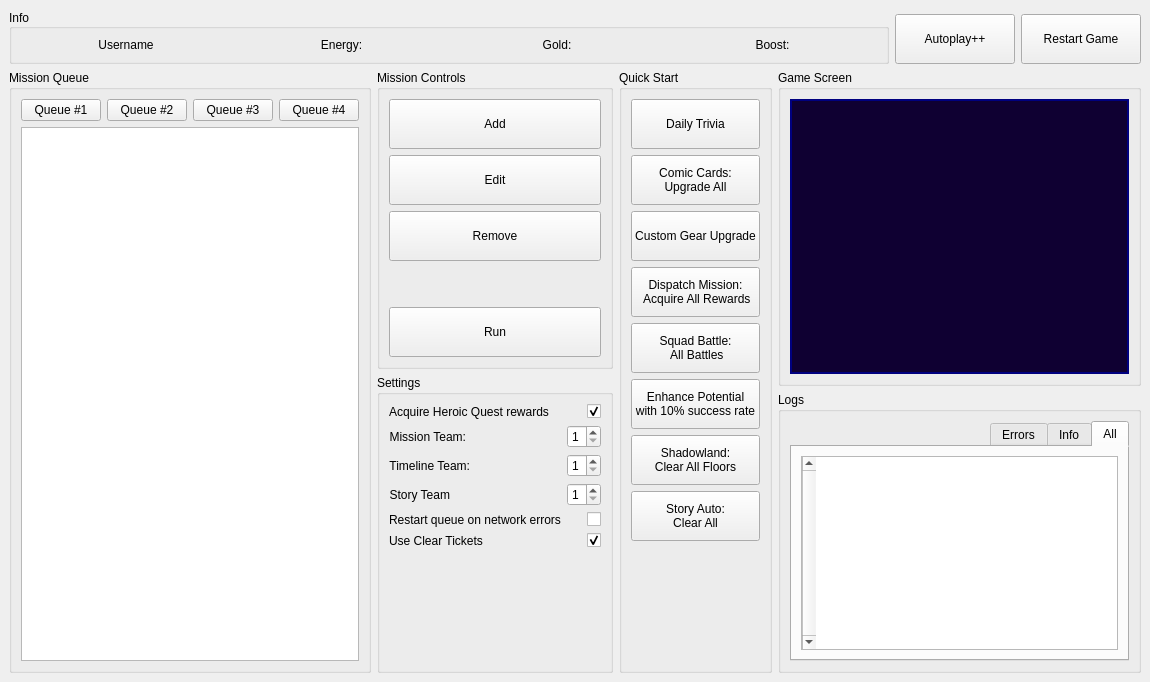
<?xml version="1.0" encoding="UTF-8"?>
<ui version="4.0">
 <class>MainWindow</class>
 <widget class="QMainWindow" name="MainWindow">
  <property name="geometry">
   <rect>
    <x>0</x>
    <y>0</y>
    <width>1150</width>
    <height>682</height>
   </rect>
  </property>
  <property name="sizePolicy">
   <sizepolicy hsizetype="Fixed" vsizetype="Fixed">
    <horstretch>0</horstretch>
    <verstretch>0</verstretch>
   </sizepolicy>
  </property>
  <property name="windowTitle">
   <string>MFF Auto</string>
  </property>
  <widget class="QWidget" name="centralwidget">
   <property name="sizePolicy">
    <sizepolicy hsizetype="Fixed" vsizetype="Fixed">
     <horstretch>0</horstretch>
     <verstretch>0</verstretch>
    </sizepolicy>
   </property>
   <layout class="QVBoxLayout" name="verticalLayout_6" stretch="0,1">
    <item>
     <layout class="QHBoxLayout" name="horizontalLayout_3" stretch="1,0">
      <item>
       <widget class="QGroupBox" name="info_group">
        <property name="title">
         <string>Info</string>
        </property>
        <property name="alignment">
         <set>Qt::AlignLeading|Qt::AlignLeft|Qt::AlignVCenter</set>
        </property>
        <layout class="QHBoxLayout" name="horizontalLayout_4">
         <item>
          <layout class="QHBoxLayout" name="horizontalLayout">
           <item>
            <widget class="QLabel" name="label_username">
             <property name="text">
              <string>Username</string>
             </property>
             <property name="alignment">
              <set>Qt::AlignCenter</set>
             </property>
             <property name="wordWrap">
              <bool>true</bool>
             </property>
            </widget>
           </item>
           <item>
            <widget class="QLabel" name="label_energy">
             <property name="text">
              <string>Energy:</string>
             </property>
             <property name="alignment">
              <set>Qt::AlignCenter</set>
             </property>
             <property name="wordWrap">
              <bool>true</bool>
             </property>
            </widget>
           </item>
           <item>
            <widget class="QLabel" name="label_gold">
             <property name="text">
              <string>Gold:</string>
             </property>
             <property name="alignment">
              <set>Qt::AlignCenter</set>
             </property>
             <property name="wordWrap">
              <bool>true</bool>
             </property>
            </widget>
           </item>
           <item>
            <widget class="QLabel" name="label_boosts">
             <property name="text">
              <string>Boost:</string>
             </property>
             <property name="alignment">
              <set>Qt::AlignCenter</set>
             </property>
             <property name="wordWrap">
              <bool>true</bool>
             </property>
            </widget>
           </item>
          </layout>
         </item>
        </layout>
       </widget>
      </item>
      <item>
       <layout class="QHBoxLayout" name="horizontalLayout_2">
        <property name="topMargin">
         <number>5</number>
        </property>
        <item>
         <widget class="QPushButton" name="autoplay_button">
          <property name="minimumSize">
           <size>
            <width>120</width>
            <height>50</height>
           </size>
          </property>
          <property name="toolTip">
           <string>Automatically determines in-game battles and start casting skills</string>
          </property>
          <property name="text">
           <string>Autoplay++</string>
          </property>
         </widget>
        </item>
        <item>
         <widget class="QPushButton" name="restart_game_button">
          <property name="minimumSize">
           <size>
            <width>120</width>
            <height>50</height>
           </size>
          </property>
          <property name="text">
           <string>Restart Game</string>
          </property>
         </widget>
        </item>
       </layout>
      </item>
     </layout>
    </item>
    <item>
     <layout class="QHBoxLayout" name="horizontalLayout_5" stretch="7,0,0,10">
      <item>
       <widget class="QGroupBox" name="mission_queue_group">
        <property name="title">
         <string>Mission Queue</string>
        </property>
        <layout class="QVBoxLayout" name="verticalLayout_5">
         <item>
          <layout class="QHBoxLayout" name="horizontalLayout_6">
           <item>
            <widget class="QPushButton" name="queue_button_1">
             <property name="text">
              <string>Queue #1</string>
             </property>
             <property name="checkable">
              <bool>true</bool>
             </property>
             <property name="checked">
              <bool>false</bool>
             </property>
             <property name="default">
              <bool>false</bool>
             </property>
            </widget>
           </item>
           <item>
            <widget class="QPushButton" name="queue_button_2">
             <property name="text">
              <string>Queue #2</string>
             </property>
             <property name="checkable">
              <bool>true</bool>
             </property>
             <property name="default">
              <bool>false</bool>
             </property>
            </widget>
           </item>
           <item>
            <widget class="QPushButton" name="queue_button_3">
             <property name="text">
              <string>Queue #3</string>
             </property>
             <property name="checkable">
              <bool>true</bool>
             </property>
             <property name="default">
              <bool>false</bool>
             </property>
            </widget>
           </item>
           <item>
            <widget class="QPushButton" name="queue_button_4">
             <property name="text">
              <string>Queue #4</string>
             </property>
             <property name="checkable">
              <bool>true</bool>
             </property>
             <property name="autoDefault">
              <bool>false</bool>
             </property>
             <property name="default">
              <bool>false</bool>
             </property>
             <property name="flat">
              <bool>false</bool>
             </property>
            </widget>
           </item>
           <item>
            <spacer name="horizontalSpacer">
             <property name="orientation">
              <enum>Qt::Horizontal</enum>
             </property>
             <property name="sizeHint" stdset="0">
              <size>
               <width>40</width>
               <height>20</height>
              </size>
             </property>
            </spacer>
           </item>
          </layout>
         </item>
         <item>
          <widget class="QListWidget" name="queue_list_widget">
           <property name="lineWidth">
            <number>-1</number>
           </property>
           <property name="midLineWidth">
            <number>0</number>
           </property>
           <property name="dragDropMode">
            <enum>QAbstractItemView::InternalMove</enum>
           </property>
           <property name="selectionMode">
            <enum>QAbstractItemView::ExtendedSelection</enum>
           </property>
           <property name="isWrapping" stdset="0">
            <bool>true</bool>
           </property>
           <property name="resizeMode">
            <enum>QListView::Adjust</enum>
           </property>
           <property name="wordWrap">
            <bool>false</bool>
           </property>
           <property name="currentRow">
            <number>-1</number>
           </property>
           <property name="sortingEnabled">
            <bool>false</bool>
           </property>
          </widget>
         </item>
        </layout>
       </widget>
      </item>
      <item>
       <layout class="QVBoxLayout" name="verticalLayout_4" stretch="0,1">
        <item>
         <widget class="QGroupBox" name="mission_controls_group">
          <property name="title">
           <string>Mission Controls</string>
          </property>
          <layout class="QVBoxLayout" name="verticalLayout_2">
           <item>
            <widget class="QPushButton" name="add_queue_button">
             <property name="minimumSize">
              <size>
               <width>120</width>
               <height>50</height>
              </size>
             </property>
             <property name="text">
              <string>Add</string>
             </property>
            </widget>
           </item>
           <item>
            <widget class="QPushButton" name="edit_queue_button">
             <property name="minimumSize">
              <size>
               <width>120</width>
               <height>50</height>
              </size>
             </property>
             <property name="text">
              <string>Edit</string>
             </property>
            </widget>
           </item>
           <item>
            <widget class="QPushButton" name="remove_queue_button">
             <property name="minimumSize">
              <size>
               <width>120</width>
               <height>50</height>
              </size>
             </property>
             <property name="text">
              <string>Remove</string>
             </property>
            </widget>
           </item>
           <item>
            <spacer name="verticalSpacer_2">
             <property name="orientation">
              <enum>Qt::Vertical</enum>
             </property>
             <property name="sizeHint" stdset="0">
              <size>
               <width>20</width>
               <height>40</height>
              </size>
             </property>
            </spacer>
           </item>
           <item>
            <widget class="QPushButton" name="run_queue_button">
             <property name="minimumSize">
              <size>
               <width>120</width>
               <height>50</height>
              </size>
             </property>
             <property name="text">
              <string>Run</string>
             </property>
            </widget>
           </item>
          </layout>
         </widget>
        </item>
        <item>
         <widget class="QGroupBox" name="settings_group">
          <property name="title">
           <string>Settings</string>
          </property>
          <layout class="QVBoxLayout" name="verticalLayout_7">
           <item>
            <layout class="QFormLayout" name="formLayout">
             <property name="labelAlignment">
              <set>Qt::AlignLeading|Qt::AlignLeft|Qt::AlignVCenter</set>
             </property>
             <property name="formAlignment">
              <set>Qt::AlignRight|Qt::AlignTop|Qt::AlignTrailing</set>
             </property>
             <item row="3" column="0">
              <widget class="QLabel" name="acquire_heroic_quest_rewards_label">
               <property name="toolTip">
                <string>Should bot acquire Heroic Quest rewards when they're available</string>
               </property>
               <property name="text">
                <string>Acquire Heroic Quest rewards</string>
               </property>
              </widget>
             </item>
             <item row="3" column="1">
              <widget class="QCheckBox" name="acquire_heroic_quest_rewards_checkbox">
               <property name="sizePolicy">
                <sizepolicy hsizetype="Preferred" vsizetype="Preferred">
                 <horstretch>0</horstretch>
                 <verstretch>0</verstretch>
                </sizepolicy>
               </property>
               <property name="toolTip">
                <string>Should bot acquire Heroic Quest rewards when they're available</string>
               </property>
               <property name="layoutDirection">
                <enum>Qt::RightToLeft</enum>
               </property>
               <property name="text">
                <string/>
               </property>
               <property name="checked">
                <bool>true</bool>
               </property>
              </widget>
             </item>
             <item row="5" column="0">
              <widget class="QLabel" name="mission_team_label">
               <property name="toolTip">
                <string>Your in-game team number for PvE modes</string>
               </property>
               <property name="layoutDirection">
                <enum>Qt::LeftToRight</enum>
               </property>
               <property name="autoFillBackground">
                <bool>false</bool>
               </property>
               <property name="text">
                <string>Mission Team:</string>
               </property>
               <property name="alignment">
                <set>Qt::AlignRight|Qt::AlignTrailing|Qt::AlignVCenter</set>
               </property>
              </widget>
             </item>
             <item row="5" column="1">
              <widget class="QSpinBox" name="mission_team_spin_box">
               <property name="toolTip">
                <string>Your in-game team number for PvE modes</string>
               </property>
               <property name="minimum">
                <number>1</number>
               </property>
               <property name="maximum">
                <number>5</number>
               </property>
              </widget>
             </item>
             <item row="7" column="0">
              <widget class="QLabel" name="timeline_team_label">
               <property name="toolTip">
                <string>Your in-game team number for PvP mode</string>
               </property>
               <property name="text">
                <string>Timeline Team:</string>
               </property>
               <property name="alignment">
                <set>Qt::AlignRight|Qt::AlignTrailing|Qt::AlignVCenter</set>
               </property>
              </widget>
             </item>
             <item row="7" column="1">
              <widget class="QSpinBox" name="timeline_team_spin_box">
               <property name="toolTip">
                <string>Your in-game team number for PvP mode</string>
               </property>
               <property name="minimum">
                <number>1</number>
               </property>
               <property name="maximum">
                <number>5</number>
               </property>
              </widget>
             </item>
             <item row="9" column="0">
              <widget class="QLabel" name="story_team_label">
               <property name="toolTip">
                <string>Your in-game team number for PvP mode</string>
               </property>
               <property name="text">
                <string>Story Team</string>
               </property>
               <property name="alignment">
                <set>Qt::AlignRight|Qt::AlignTrailing|Qt::AlignVCenter</set>
               </property>
              </widget>
             </item>
             <item row="9" column="1">
              <widget class="QSpinBox" name="story_team_spin_box">
               <property name="toolTip">
                <string>Your in-game team number for PvP mode</string>
               </property>
               <property name="minimum">
                <number>1</number>
               </property>
               <property name="maximum">
                <number>5</number>
               </property>
              </widget>
             </item>
             <item row="10" column="0">
              <widget class="QLabel" name="handle_network_errors_label">
               <property name="toolTip">
                <string>Should bot restart current queue when network errors occurred</string>
               </property>
               <property name="text">
                <string>Restart queue on network errors</string>
               </property>
              </widget>
             </item>
             <item row="10" column="1">
              <widget class="QCheckBox" name="handle_network_errors_checkbox">
               <property name="sizePolicy">
                <sizepolicy hsizetype="Preferred" vsizetype="Preferred">
                 <horstretch>0</horstretch>
                 <verstretch>0</verstretch>
                </sizepolicy>
               </property>
               <property name="toolTip">
                <string>Should bot restart current queue when network errors occurred</string>
               </property>
               <property name="layoutDirection">
                <enum>Qt::RightToLeft</enum>
               </property>
               <property name="text">
                <string/>
               </property>
               <property name="checked">
                <bool>false</bool>
               </property>
              </widget>
             </item>
             <item row="11" column="0">
              <widget class="QLabel" name="useClearTicketsLabel">
               <property name="text">
                <string>Use Clear Tickets</string>
               </property>
              </widget>
             </item>
             <item row="11" column="1">
              <widget class="QCheckBox" name="use_clear_tickets_checkbox">
               <property name="toolTip">
                <string>Should we use clear tickets to Complete missions (beta)</string>
               </property>
               <property name="layoutDirection">
                <enum>Qt::RightToLeft</enum>
               </property>
               <property name="checked">
                <bool>true</bool>
               </property>
              </widget>
             </item>
            </layout>
           </item>
          </layout>
         </widget>
        </item>
       </layout>
      </item>
      <item>
       <widget class="QGroupBox" name="quick_start_group">
        <property name="title">
         <string>Quick Start</string>
        </property>
        <layout class="QVBoxLayout" name="verticalLayout">
         <item>
          <widget class="QPushButton" name="daily_trivia_button">
           <property name="minimumSize">
            <size>
             <width>120</width>
             <height>50</height>
            </size>
           </property>
           <property name="text">
            <string>Daily Trivia</string>
           </property>
          </widget>
         </item>
         <item>
          <widget class="QPushButton" name="comic_cards_button">
           <property name="minimumSize">
            <size>
             <width>120</width>
             <height>50</height>
            </size>
           </property>
           <property name="text">
            <string>Comic Cards:
Upgrade All</string>
           </property>
          </widget>
         </item>
         <item>
          <widget class="QPushButton" name="custom_gear_button">
           <property name="minimumSize">
            <size>
             <width>120</width>
             <height>50</height>
            </size>
           </property>
           <property name="text">
            <string>Custom Gear Upgrade</string>
           </property>
          </widget>
         </item>
         <item>
          <widget class="QPushButton" name="dispatch_mission_rewards">
           <property name="minimumSize">
            <size>
             <width>120</width>
             <height>50</height>
            </size>
           </property>
           <property name="text">
            <string>Dispatch Mission:
 Acquire All Rewards</string>
           </property>
          </widget>
         </item>
         <item>
          <widget class="QPushButton" name="squad_battle_button">
           <property name="minimumSize">
            <size>
             <width>120</width>
             <height>50</height>
            </size>
           </property>
           <property name="text">
            <string>Squad Battle:
 All Battles</string>
           </property>
          </widget>
         </item>
         <item>
          <widget class="QPushButton" name="enhance_potential_button">
           <property name="minimumSize">
            <size>
             <width>120</width>
             <height>50</height>
            </size>
           </property>
           <property name="text">
            <string>Enhance Potential
with 10% success rate</string>
           </property>
          </widget>
         </item>
         <item>
          <widget class="QPushButton" name="shadowland_button">
           <property name="minimumSize">
            <size>
             <width>120</width>
             <height>50</height>
            </size>
           </property>
           <property name="text">
            <string>Shadowland:
Clear All Floors</string>
           </property>
          </widget>
         </item>
         <item>
          <widget class="QPushButton" name="story_button">
           <property name="minimumSize">
            <size>
             <width>120</width>
             <height>50</height>
            </size>
           </property>
           <property name="text">
            <string>Story Auto:
Clear All</string>
           </property>
          </widget>
         </item>
         <item>
          <spacer name="verticalSpacer">
           <property name="orientation">
            <enum>Qt::Vertical</enum>
           </property>
           <property name="sizeHint" stdset="0">
            <size>
             <width>20</width>
             <height>40</height>
            </size>
           </property>
          </spacer>
         </item>
        </layout>
       </widget>
      </item>
      <item>
       <layout class="QVBoxLayout" name="verticalLayout_3" stretch="1,0">
        <item>
         <widget class="QGroupBox" name="game_screen_group">
          <property name="title">
           <string>Game Screen</string>
          </property>
          <layout class="QGridLayout" name="gridLayout_2">
           <item row="0" column="0">
            <widget class="QLabel" name="screen_label">
             <property name="sizePolicy">
              <sizepolicy hsizetype="Preferred" vsizetype="Preferred">
               <horstretch>0</horstretch>
               <verstretch>0</verstretch>
              </sizepolicy>
             </property>
             <property name="layoutDirection">
              <enum>Qt::LeftToRight</enum>
             </property>
             <property name="autoFillBackground">
              <bool>false</bool>
             </property>
             <property name="styleSheet">
              <string notr="true">background-color: rgb(15, 0, 50);
color: rgb(0, 0, 127);</string>
             </property>
             <property name="frameShape">
              <enum>QFrame::WinPanel</enum>
             </property>
             <property name="lineWidth">
              <number>1</number>
             </property>
             <property name="midLineWidth">
              <number>0</number>
             </property>
             <property name="text">
              <string/>
             </property>
             <property name="alignment">
              <set>Qt::AlignCenter</set>
             </property>
            </widget>
           </item>
          </layout>
         </widget>
        </item>
        <item>
         <widget class="QGroupBox" name="logs_group">
          <property name="title">
           <string>Logs</string>
          </property>
          <layout class="QGridLayout" name="gridLayout">
           <item row="0" column="0">
            <widget class="QTabWidget" name="log_tab_widget">
             <property name="layoutDirection">
              <enum>Qt::RightToLeft</enum>
             </property>
             <property name="currentIndex">
              <number>0</number>
             </property>
             <widget class="QWidget" name="tab_3">
              <attribute name="title">
               <string>All</string>
              </attribute>
              <layout class="QVBoxLayout" name="verticalLayout_8">
               <item>
                <widget class="QPlainTextEdit" name="logger_text">
                 <property name="verticalScrollBarPolicy">
                  <enum>Qt::ScrollBarAlwaysOn</enum>
                 </property>
                 <property name="readOnly">
                  <bool>true</bool>
                 </property>
                </widget>
               </item>
              </layout>
             </widget>
             <widget class="QWidget" name="tab_5">
              <attribute name="title">
               <string>Info</string>
              </attribute>
              <layout class="QVBoxLayout" name="verticalLayout_9">
               <item>
                <widget class="QPlainTextEdit" name="logger_text_info">
                 <property name="verticalScrollBarPolicy">
                  <enum>Qt::ScrollBarAlwaysOn</enum>
                 </property>
                 <property name="readOnly">
                  <bool>true</bool>
                 </property>
                </widget>
               </item>
              </layout>
             </widget>
             <widget class="QWidget" name="tab_6">
              <attribute name="title">
               <string>Errors</string>
              </attribute>
              <layout class="QVBoxLayout" name="verticalLayout_10">
               <item>
                <widget class="QPlainTextEdit" name="logger_text_error">
                 <property name="verticalScrollBarPolicy">
                  <enum>Qt::ScrollBarAlwaysOn</enum>
                 </property>
                 <property name="readOnly">
                  <bool>true</bool>
                 </property>
                </widget>
               </item>
              </layout>
             </widget>
            </widget>
           </item>
          </layout>
         </widget>
        </item>
       </layout>
      </item>
     </layout>
    </item>
   </layout>
  </widget>
  <widget class="QMenuBar" name="menuBar">
   <property name="geometry">
    <rect>
     <x>0</x>
     <y>0</y>
     <width>1150</width>
     <height>21</height>
    </rect>
   </property>
  </widget>
 </widget>
 <resources/>
 <connections/>
</ui>
